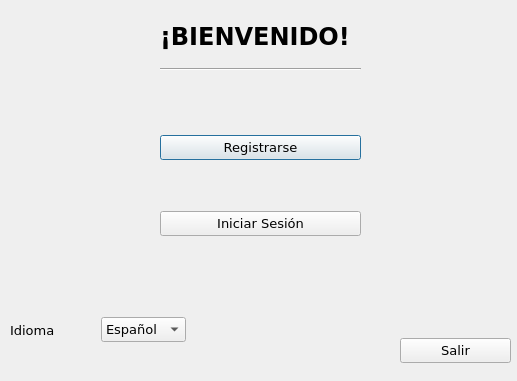
<?xml version="1.0" encoding="UTF-8"?>
<ui version="4.0">
 <class>Dialog</class>
 <widget class="QDialog" name="Dialog">
  <property name="geometry">
   <rect>
    <x>0</x>
    <y>0</y>
    <width>517</width>
    <height>381</height>
   </rect>
  </property>
  <property name="font">
   <font>
    <family>Verdana</family>
    <pointsize>18</pointsize>
   </font>
  </property>
  <property name="cursor">
   <cursorShape>ArrowCursor</cursorShape>
  </property>
  <property name="windowTitle">
   <string>Dialog</string>
  </property>
  <widget class="QWidget" name="verticalLayoutWidget">
   <property name="geometry">
    <rect>
     <x>160</x>
     <y>10</y>
     <width>201</width>
     <height>61</height>
    </rect>
   </property>
   <layout class="QVBoxLayout" name="verticalLayout">
    <item>
     <widget class="QLabel" name="label">
      <property name="font">
       <font>
        <family>Verdana</family>
        <pointsize>18</pointsize>
        <weight>75</weight>
        <bold>true</bold>
       </font>
      </property>
      <property name="text">
       <string>¡BIENVENIDO!</string>
      </property>
     </widget>
    </item>
    <item>
     <layout class="QVBoxLayout" name="verticalLayout_2">
      <item>
       <widget class="Line" name="line">
        <property name="orientation">
         <enum>Qt::Horizontal</enum>
        </property>
       </widget>
      </item>
     </layout>
    </item>
   </layout>
  </widget>
  <widget class="QWidget" name="verticalLayoutWidget_3">
   <property name="geometry">
    <rect>
     <x>160</x>
     <y>90</y>
     <width>201</width>
     <height>191</height>
    </rect>
   </property>
   <layout class="QVBoxLayout" name="verticalLayout_3">
    <item>
     <widget class="QPushButton" name="pushButton_2">
      <property name="font">
       <font>
        <pointsize>10</pointsize>
       </font>
      </property>
      <property name="text">
       <string>Registrarse</string>
      </property>
     </widget>
    </item>
    <item>
     <widget class="QPushButton" name="pushButton">
      <property name="font">
       <font>
        <pointsize>10</pointsize>
       </font>
      </property>
      <property name="text">
       <string>Iniciar Sesión</string>
      </property>
     </widget>
    </item>
   </layout>
  </widget>
  <widget class="QWidget" name="horizontalLayoutWidget">
   <property name="geometry">
    <rect>
     <x>400</x>
     <y>320</y>
     <width>111</width>
     <height>61</height>
    </rect>
   </property>
   <layout class="QHBoxLayout" name="horizontalLayout_2">
    <item>
     <widget class="QPushButton" name="pushButton_3">
      <property name="font">
       <font>
        <pointsize>10</pointsize>
       </font>
      </property>
      <property name="text">
       <string>Salir</string>
      </property>
     </widget>
    </item>
   </layout>
  </widget>
  <widget class="QWidget" name="horizontalLayoutWidget_2">
   <property name="geometry">
    <rect>
     <x>10</x>
     <y>290</y>
     <width>176</width>
     <height>80</height>
    </rect>
   </property>
   <layout class="QHBoxLayout" name="horizontalLayout_3">
    <item>
     <widget class="QLabel" name="label_2">
      <property name="font">
       <font>
        <pointsize>10</pointsize>
       </font>
      </property>
      <property name="text">
       <string>Idioma</string>
      </property>
     </widget>
    </item>
    <item>
     <widget class="QComboBox" name="comboBox">
      <property name="font">
       <font>
        <pointsize>10</pointsize>
       </font>
      </property>
      <item>
       <property name="text">
        <string>Español</string>
       </property>
      </item>
      <item>
       <property name="text">
        <string>English</string>
       </property>
      </item>
     </widget>
    </item>
   </layout>
  </widget>
 </widget>
 <resources/>
 <connections/>
</ui>
